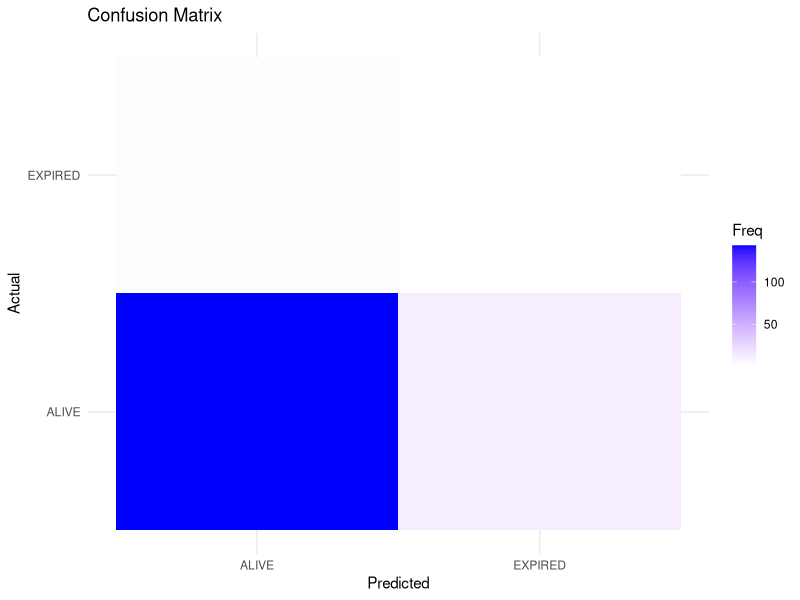
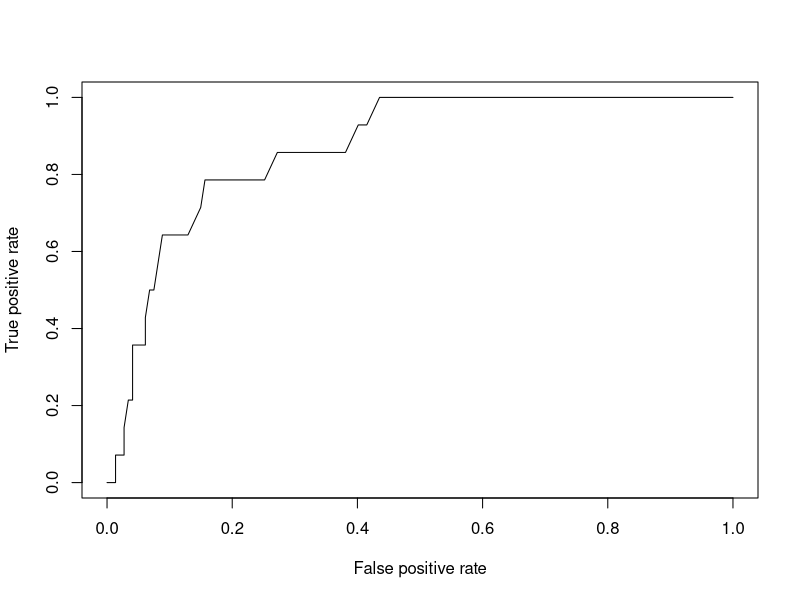

These figures' R source, in order:
## ---- chunk 1
library(dplyr)
library(caret)
library(glmnet)
library(tidyverse)
library(pheatmap)
library(ggplot2)
library(ROCR)
## ---- chunk 2
# loading the dataframe into 'cohort'
cohort <- read.csv("../Data/eicu_cohort.csv")

# convert outcome to a categorical type
categories <- c("ALIVE", "EXPIRED")
cohort$actualhospitalmortality <- factor(cohort$actualhospitalmortality, levels = categories)

# add the encoded value to a new column
cohort$actualhospitalmortality_enc <- as.numeric(cohort$actualhospitalmortality)

# define features and outcome
features <- c("apachescore")
outcome <- c("actualhospitalmortality_enc")

# create ID column
cohort$id <- 1:nrow(cohort)

# partition data into training and test sets
  # use 70% of dataset as training set and 30% as test set 
train <- cohort %>% dplyr::sample_frac(0.70)
test  <- dplyr::anti_join(cohort, train, by = 'id')

# restructure data for input into model
  # make this example reproducible
set.seed(42)
x_test<-test$apachescore
y_test<- test$actualhospitalmortality
  # convert the ALIVE and EXPIRED categories to binary class labels
y_test_class <- ifelse(y_test=='ALIVE', 0,1)

# train model
model <- glm(actualhospitalmortality ~ apachescore , data = train, family = "binomial")

# generate predictions
y_hat_test_proba <- predict(model, newdata = test, type = "response")
  # convert probabilities to binary class labels
y_hat_test_class <- ifelse(y_hat_test_proba >= 0.5, 1, 0)
## ---- chunk 3
probs <- y_hat_test_proba[1:22]
rounded_probs <- round(probs, 2)
print(rounded_probs)
## ---- chunk 4
print(y_hat_test_class[1:22])
## ---- chunk 5
print ( y_test_class[1:22])
## ---- chunk 6
# converting y_hat_class and y_test_class in factors
y_hat_test_class <- factor(y_hat_test_class)
y_test_class <- factor(y_test_class)

# calculating the confusion matrix
confusion <- confusionMatrix(y_hat_test_class, y_test_class)

# getting the class names
class_names <- levels(cohort$actualhospitalmortality)

# representation of the confusion matrix
cm <- as.table(confusion$table)
dimnames(cm) <- list(Actual = class_names, Predicted = class_names)
heatmap <- ggplot(data = as.data.frame(cm), aes(x = Predicted, y = Actual, fill = Freq)) +
  geom_tile() +
  labs(title = "Confusion Matrix", x = "Predicted", y = "Actual") +
  scale_fill_gradient(low = "white", high = "blue") +
  theme_minimal()
## ---- chunk 7
print(cm)
print(heatmap)
## ---- chunk 8
accuracy <- sum(y_hat_test_class == y_test_class) / length(y_test_class)
print(paste("Accuracy (model) =", round(accuracy, 2)))
## ---- chunk 9
zeros <- rep(0, length(y_test_class))
acc <- sum(y_hat_test_class == zeros) / length(y_test_class)
print(paste("Accuracy (zeros) =", round(acc, 2)))

## ---- chunk 10
pred <-prediction(y_hat_test_proba,y_test_class)
perf <-performance(pred,"tpr","fpr") 
plot(perf, colorsize=TRUE)
